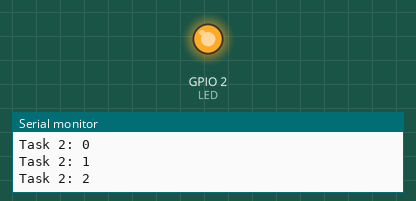
Recording of a program running on a simulated ESP32. Shown: output pins drawn as LEDs (lit = HIGH), the last lines printed to the serial monitor.

Above: at 0.5 s.
At 14.4 s:
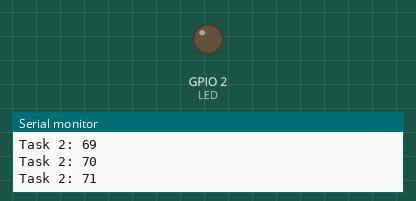
Timing chart, 0 to 25.7 s (numbered marks = the images above):
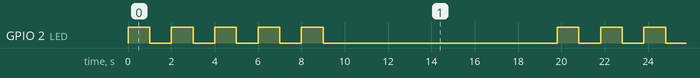

Measured:
- by itself, GPIO 2 (LED): repeats every 19.8 s: 4 × (LOW 1.0 s, HIGH 1.0 s), LOW 10.8 s, HIGH 1.0 s
- by itself, everything shown: repeats every 60.0 s, in 36 steps

The program:

main.cpp
```cpp
/************************************************************
* Exemplo 03 - Parar e Retomar uma Task no FreeRTOS
* Objetivo:
*      Usar uma Task para suspender e retomar a execução de outra Task
* Por: Matheus Sousa
************************************************************/

/* Biblioteca Arduino Core */
#include <Arduino.h>

/* Bibliotecas FreeRTOS */
#include "freertos/FreeRTOS.h"
#include "freertos/task.h"

/* Macros */
#define LED 2

/* Definições */
TaskHandle_t xTasks1Handle = NULL;
TaskHandle_t xTasks2Handle = NULL;

/* Protótipos */
void vTask1(void *pvParameters);
void vTask2(void *pvParameters);


/**
 * Task Setup
 *
 */
void setup(void)
{
    Serial.begin(9600);

    xTaskCreate(vTask1, "TASK1", configMINIMAL_STACK_SIZE, NULL, 1, &xTasks1Handle);
    xTaskCreate(vTask2, "TASK2", configMINIMAL_STACK_SIZE + 1024, NULL, 2, &xTasks2Handle);
}


/**
 * Task Loop
 *
 */
void loop(void)
{
    vTaskDelay(pdMS_TO_TICKS(10000)); // Usada para liberar a CPU
}


/**
 * Task 1
 *
 * Blink Led
 */
void vTask1(void *pvParameters)
{
    pinMode(LED, OUTPUT);

    for (;;)
    {
        digitalWrite(LED, !digitalRead(LED));
        vTaskDelay(pdMS_TO_TICKS(1000));
    }
}


/**
 * Task 1
 *
 * Usa contador para suspender e retomar a Task1
 */
void vTask2(void *pvParameters)
{
    uint32_t ulCount = 0;

    for (;;)
    {
        Serial.println("Task 2: " + String(ulCount++));

        //  Suspendendo a Task1...
        if (ulCount == 50)
        {
            Serial.println("Suspendendo a Task1...");
            vTaskSuspend(xTasks1Handle);
            digitalWrite(LED, LOW);
        }

        // Retomando a Task1...
        else if (ulCount == 100)
        {
            Serial.println("Retomando a Task1...");
            vTaskResume(xTasks1Handle);
            ulCount = 0;
        }

        vTaskDelay(pdMS_TO_TICKS(200));
    }
}
```
